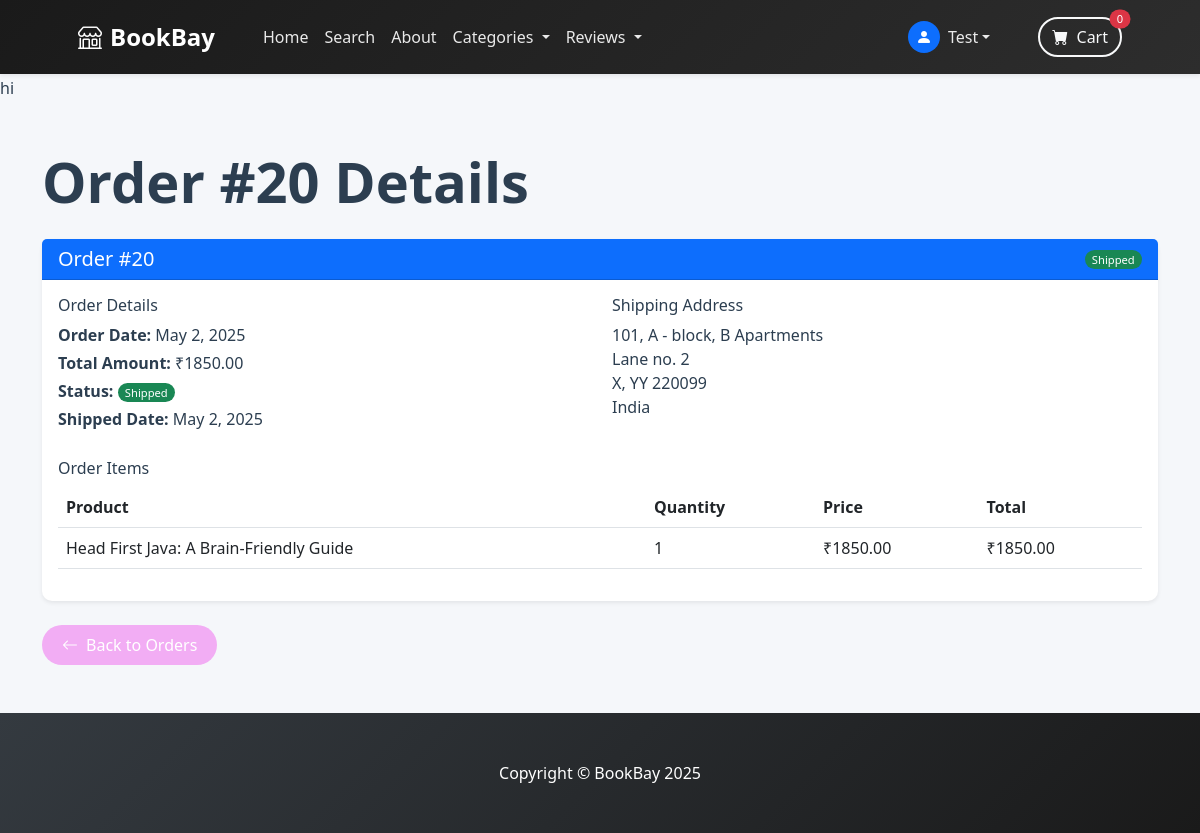
Screenshot of /payment/order/20/ (signed in) with the database file from the repository.
### payment/models.py (models this page shows, shortened)
class Order(models.Model):
    user = models.ForeignKey(User, on_delete=models.CASCADE, null=True, blank=True)
    full_name = models.CharField(max_length=255)
    email = models.EmailField(max_length=255)
    shipping_address = models.TextField(max_length=255)
    amount_paid = models.DecimalField(max_digits=8, decimal_places=2)
    date_ordered = models.DateTimeField(auto_now_add=True)
    shipped = models.BooleanField(default=False)
    date_shipped = models.DateTimeField(null=True, blank=True)

class OrderItem(models.Model):
    product = models.ForeignKey(Product, on_delete=models.CASCADE, null=True, related_name='payment_order_items')
    quantity = models.PositiveBigIntegerField(default=1)
    user = models.ForeignKey(User, on_delete=models.CASCADE, null=True, blank=True)
    order = models.ForeignKey(Order, on_delete=models.CASCADE, null=True)
    price = models.DecimalField(max_digits=8, decimal_places=2)
    date_added = models.DateTimeField(auto_now_add=True)
    @property
    def get_total(self):
        return (self.price * self.quantity)

### store/models.py (models this page shows, shortened)
class Product(models.Model):
    name = models.CharField(max_length=50)
    price = models.DecimalField(default=0, decimal_places=2, max_digits=8)
    category = models.ForeignKey(Category, on_delete=models.CASCADE, default=1)
    description = models.CharField(max_length=250, default='', blank=True, null=True)
    image = models.ImageField(upload_to='uploads/product/')
    is_sale = models.BooleanField(default=False)
    sale_price = models.DecimalField(default=0, decimal_places=2, max_digits=8)

### payment/views.py (the view)
# urls.py: path('order/<int:order_id>/', views.order_detail, name='order_detail'),
@login_required
def order_detail(request, order_id):
    order = get_object_or_404(Order, id=order_id, user=request.user)
    order_items = order.orderitem_set.all()
    return render(request, 'payment/order_detail.html', {
        'order': order,
        'order_items': order_items,
        'title': f'Order #{order.id} Details'
    })

### cart/cart.py (called while the page is built)
    def __len__(self):
        return len(self.cart)

### cart/context_processors.py (called while the page is built)
def cart(request):
    return {"cart": Cart(request)}

### store/context_processors.py (called while the page is built)
def categories_context(request):
    return {
        'categories': Category.objects.filter(parent=None)
    }

### store/models.py (called while the page is built)
    def get_subcategories(self):
        return self.subcategories.all()

### payment/templates/payment/order_detail.html
{% extends 'base.html' %}
{% load static %}
{% block content %}
<div class="container py-5">
    <div class="row">
        <div class="col-12">
            <h1 class="display-4 fw-bold mb-4">{{ title }}</h1>
        </div>
    </div>
    <div class="card shadow-sm">
        <div class="card-header bg-primary text-white">
            <div class="d-flex justify-content-between align-items-center">
                <h5 class="mb-0">Order #{{ order.id }}</h5>
                <span class="badge {% if order.shipped %}bg-success{% else %}bg-warning{% endif %}">
                    {% if order.shipped %}Shipped{% else %}Processing{% endif %}
                </span>
            </div>
        </div>
        <div class="card-body">
            <div class="row">
                <div class="col-md-6">
                    <h6>Order Details</h6>
                    <p class="mb-1"><strong>Order Date:</strong> {{ order.date_ordered|date:"F j, Y" }}</p>
                    <p class="mb-1"><strong>Total Amount:</strong> ₹{{ order.amount_paid }}</p>
                    <p class="mb-1"><strong>Status:</strong>
                        <span class="badge {% if order.shipped %}bg-success{% else %}bg-warning{% endif %}">
                            {% if order.shipped %}Shipped{% else %}Processing{% endif %}
                        </span>
                    </p>
                    {% if order.shipped %}
                        <p class="mb-1"><strong>Shipped Date:</strong> {{ order.date_shipped|date:"F j, Y" }}</p>
                    {% endif %}
                </div>
                <div class="col-md-6">
                    <h6>Shipping Address</h6>
                    <p class="mb-1">{{ order.shipping_address|linebreaks }}</p>
                </div>
            </div>
            <div class="mt-4">
                <h6>Order Items</h6>
                <div class="table-responsive">
                    <table class="table">
                        <thead>
                            <tr>
                                <th>Product</th>
                                <th>Quantity</th>
                                <th>Price</th>
                                <th>Total</th>
                            </tr>
                        </thead>
                        <tbody>
                            {% for item in order_items %}
                            <tr>
                                <td>{{ item.product.name }}</td>
                                <td>{{ item.quantity }}</td>
                                <td>₹{{ item.price }}</td>
                                <td>₹{{ item.get_total }}</td>
                            </tr>
                            {% endfor %}
                        </tbody>
                    </table>
                </div>
            </div>
        </div>
    </div>
    <div class="mt-4">
        <a href="{% if order.shipped %}{% url 'payment:shipped_dashboard' %}{% else %}{% url 'payment:not_shipped_dashboard' %}{% endif %}" class="btn btn-primary">
            <i class="bi bi-arrow-left me-2"></i>Back to Orders
        </a>
    </div>
</div>
{% endblock %}

### store/templates/navbar.html (shortened to what this page needs)
<nav class="navbar navbar-expand-lg navbar-dark bg-dark fixed-top shadow-sm">
    <div class="container px-4 px-lg-5">
        <a class="navbar-brand fw-bold" href="{% url 'store:home' %}">
            <i class="bi bi-shop me-2"></i>BookBay
        </a>
        <div class="collapse navbar-collapse" id="navbarSupportedContent">
            <ul class="navbar-nav me-auto mb-2 mb-lg-0 ms-lg-4">
                <li class="nav-item">
                    <a class="nav-link position-relative {% if request.path == '/' %}active{% endif %}" href="{% url 'store:home' %}">
                        Home
                    </a>
                </li>
                <li class="nav-item">
                    <a class="nav-link position-relative {% if request.path == '/search/' %}active{% endif %}" href="{% url 'store:search' %}">
                        Search
                    </a>
                </li>
                <li class="nav-item">
                    <a class="nav-link position-relative {% if request.path == '/about/' %}active{% endif %}" href="{% url 'store:about' %}">
                        About
                    </a>
                </li>
                <li class="nav-item dropdown">
                    <a class="nav-link dropdown-toggle position-relative" href="#" id="navbarDropdown" role="button" data-bs-toggle="dropdown" aria-expanded="false">
                        Categories
                    </a>
                </li>
                {% if user.is_authenticated %}
                <li class="nav-item dropdown">
                    <a class="nav-link dropdown-toggle position-relative" id="reviewsDropdown" href="#" role="button" data-bs-toggle="dropdown" aria-expanded="false">
                        Reviews
                    </a>
                </li>
                {% endif %}
            </ul>
            <div class="d-flex align-items-center">
                {% if user.is_authenticated %}
                    <div class="dropdown me-3">
                        <a class="nav-link dropdown-toggle text-white d-flex align-items-center" href="#" id="userDropdown" role="button" data-bs-toggle="dropdown" aria-expanded="false">
                            <div class="rounded-circle bg-primary d-flex align-items-center justify-content-center me-2" style="width: 32px; height: 32px;">
                                <i class="bi bi-person-fill text-white"></i>
                            </div>
                            {{ user.username }}
                        </a>
                    </div>
                {% endif %}
                <a class="btn btn-outline-light ms-3 rounded-pill position-relative" href="{% url 'cart:cart_summary' %}">
                    <i class="bi-cart-fill me-1"></i>
                    Cart
                    <span id="cart_quantity" class="position-absolute top-0 start-100 translate-middle badge rounded-pill bg-danger">
                        {% if cart|length > 0 %}
                            {{ cart|length }}
                        {% else %}
                            0
                        {% endif %}
                    </span>
                </a>
            </div>
        </div>
    </div>
</nav>

### store/templates/base.html (style rules this page uses)
:root { --primary-color:rgb(242, 173, 244); --secondary-color: #6c757d; --success-color: #28a745; --danger-color: #dc3545; --warning-color: #ffc107; --info-color: #17a2b8; --light-color: #f8f9fa; --dark-color: #343a40; --body-bg: #f5f7fa; --card-bg: #ffffff; --text-primary: #2c3e50; --text-secondary: #6c757d; --border-color: #e9ecef; }
body { min-height: 100vh; display: flex; flex-direction: column; padding-top: 76px; background-color: var(--body-bg); color: var(--text-primary); }
.navbar { background: linear-gradient(135deg, var(--primary-color) 0%, #3a56ff 100%) !important; box-shadow: 0 2px 10px rgba(0, 0, 0, 0.1); }
.navbar-brand { color: white !important; font-weight: 600; }
.nav-link { color: rgba(255, 255, 255, 0.9) !important; transition: all 0.3s ease; }
.card { border: none; border-radius: 10px; box-shadow: 0 4px 6px rgba(0, 0, 0, 0.1); transition: transform 0.3s ease, box-shadow 0.3s ease; }
.btn-primary { background: var(--primary-color); border: none; border-radius: 25px; padding: 8px 20px; transition: all 0.3s ease; }
.btn-outline-light { border-radius: 25px; transition: all 0.3s ease; }
.badge { border-radius: 15px; padding: 5px 10px; font-weight: 500; }
html { scroll-behavior: smooth; }
.navbar { transition: all 0.3s ease; }

### store/templates/navbar.html (style rules this page uses)
.navbar { background: linear-gradient(135deg, #1a1a1a 0%, #2d2d2d 100%) !important; padding: 0.8rem 0; }
.navbar-brand { font-size: 1.5rem; transition: transform 0.3s ease; }
.nav-link { position: relative; padding: 0.5rem 1rem; transition: color 0.3s ease; }
.btn-outline-light { border-width: 2px; transition: all 0.3s ease; }
.btn-primary { transition: all 0.3s ease; }
.badge { font-size: 0.7rem; padding: 0.35em 0.65em; }

### rows the page displays
Order: id "20", date_ordered "May 2, 2025", amount_paid "1850.00", date_shipped "May 2, 2025", shipping_address "101, A - block, B Apartments Lane no. 2 X, YY 220099 India"
OrderItem: product.name "Head First Java: A Brain-Friendly Guide", quantity "1", price "1850.00", get_total "1850.00"

### other values shown
{{ user.username }} "Test"
{{ title }} "Order #20 Details"
